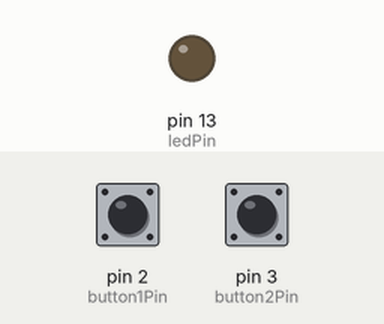
Recording of a sketch running on a simulated Arduino Uno, built with avr-gcc and run on an emulated ATmega328P. Parts: output pins drawn as LEDs (lit = HIGH). The inputs (shaded band) are chosen by the test bench; at power-on: pin 2 (button1Pin) HIGH, pin 3 (button2Pin) HIGH.

Above: at 1.2 s.
1.3 s: pin 2 (button1Pin) pulled LOW for 0.15 s
At 1.37 s:
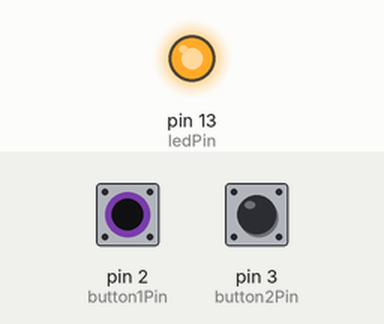
2.9 s: pin 2 (button1Pin) pulled LOW for 3.2 s
At 7.1 s:
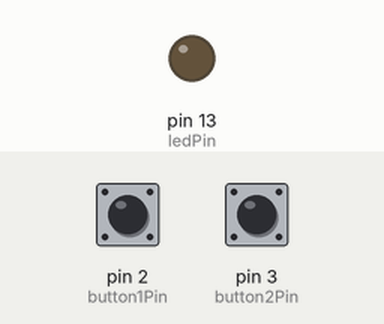
7.6 s: pin 3 (button2Pin) pulled LOW for 3.2 s
At 8.3 s:
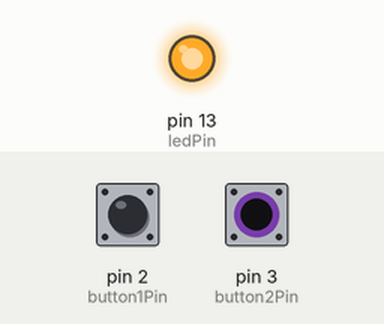
Timing chart, 0 to 12.3 s (numbered marks = the images above; inputs shaded):
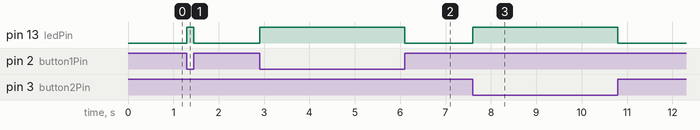

The sketch:

05_pushbuttons.ino
```cpp
// PUSHBUTTONS

const int button1Pin = 2;  // pushbutton 1 pin
const int button2Pin = 3;  // pushbutton 2 pin
const int ledPin =  13;    // LED pin

int ledState = LOW;         // Tracks the current state of the LED.
int lastButtonState = HIGH; // stores pushbutton status (HIGH = 1, LOW = 0)


void setup() {
  // Set up the pushbutton pins to be an input:
  pinMode(button1Pin, INPUT);
  pinMode(button2Pin, INPUT);

  // Set up the LED pin to be an output:
  pinMode(ledPin, OUTPUT);
}


void loop() {
  lightLed();
//  singleButton();
}


// Light the LED when either button is pressed (LOW)
// Turns off LED when button is relesed (HIGH)
void lightLed() {
  int button1State = digitalRead(button1Pin);
  int button2State = digitalRead(button2Pin);

  if ((button1State == LOW) || (button2State == LOW))
  {
    digitalWrite(ledPin, HIGH);  // turn the LED on, button pressed
  }
  else
  {
    digitalWrite(ledPin, LOW);  // turn the LED off, button released
  }
}

// Use a single button to turn LED on and off.
// Requires that we keep track of the state of the LED and previous button state.
void singleButton(){
  int button1State = digitalRead(button1Pin);  // Pressing button = LOW, releasing = HIGH

  if (button1State != lastButtonState) {   // button1State starts `HIGH`
    lastButtonState = button1State;         // If button pressed `buttonState` is set `LOW`
    if (button1State == HIGH) {             // Releasing button = HIGH and triggers event
      changeState();
    }
  }
}

void changeState() {
  if (ledState == LOW) {
    ledState = HIGH;
  }
  else {
    ledState = LOW;
  }
  digitalWrite(ledPin, ledState);
}
```

Measured:
- after the input at 1.3 s, pin 13 (ledPin): LOW → HIGH at once, → LOW 0.15 s later
- after the input at 2.9 s, pin 13 (ledPin): LOW → HIGH at once, → LOW 3.2 s later
- after the input at 7.6 s, pin 13 (ledPin): LOW → HIGH at once, → LOW 3.2 s later
